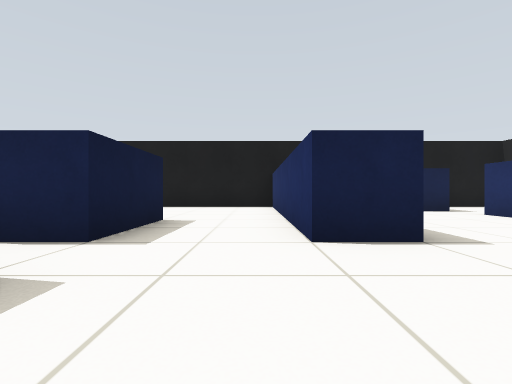
view 1 (above)

24 first-person views from a walk through a world built for the Gazebo simulator. The camera is 0.45 m above the floor, looks level and sees 85° across. The floor is counted in squares, 1 m on a side. Each view is taken from the middle of a square. On the plan, view 1 faces up. The plan holds only what a view shows up to about 9 squares ahead; the rest is blank.

view 2
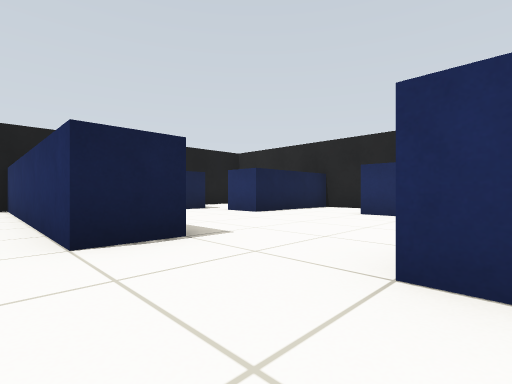

view 3
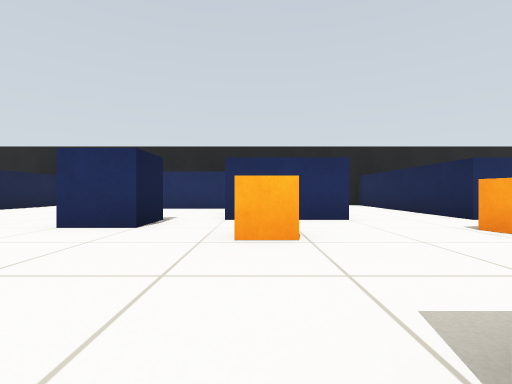

view 4
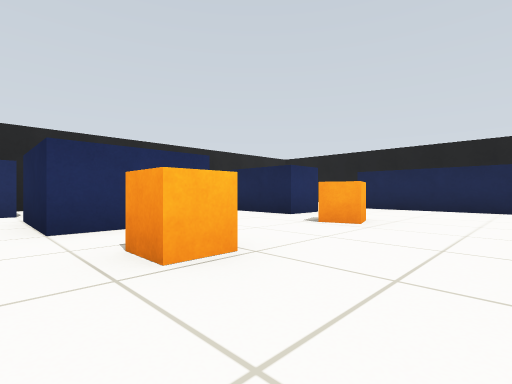

view 5
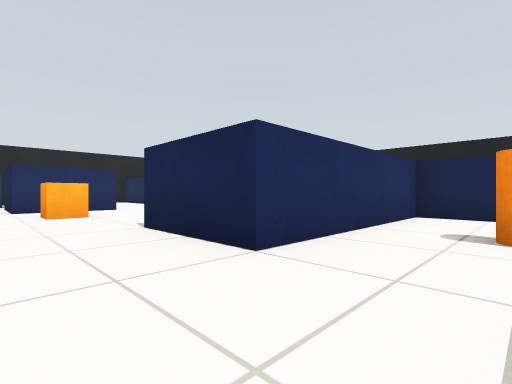

view 6
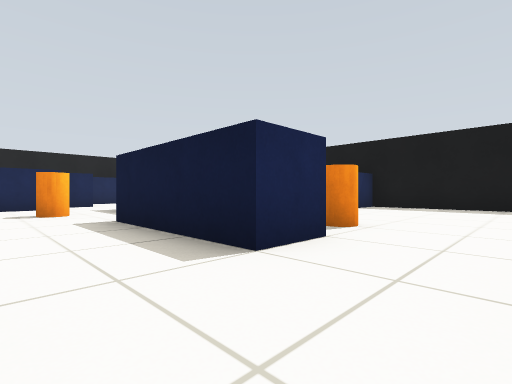

view 7
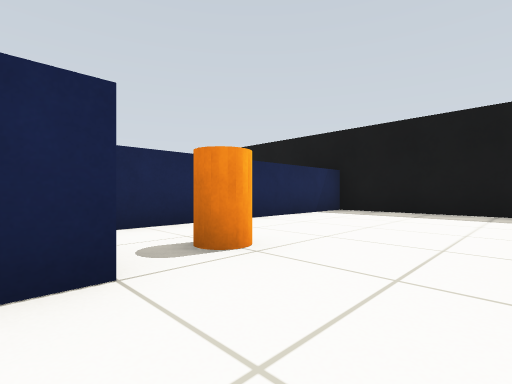

view 8
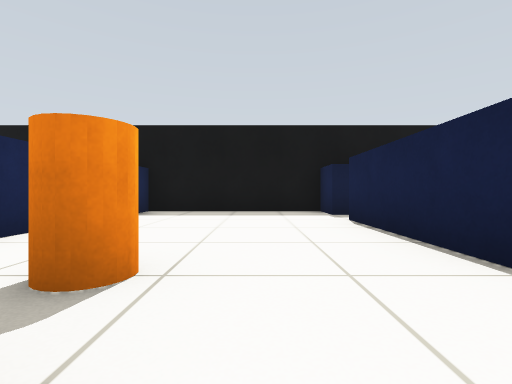

view 9
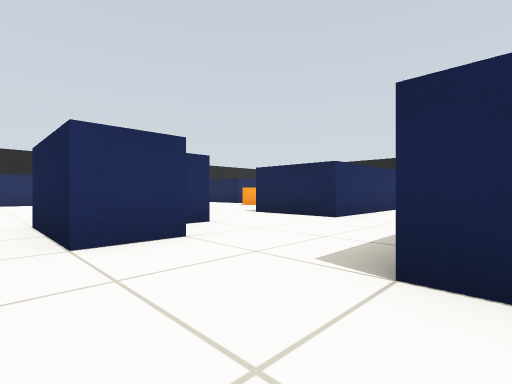

view 10
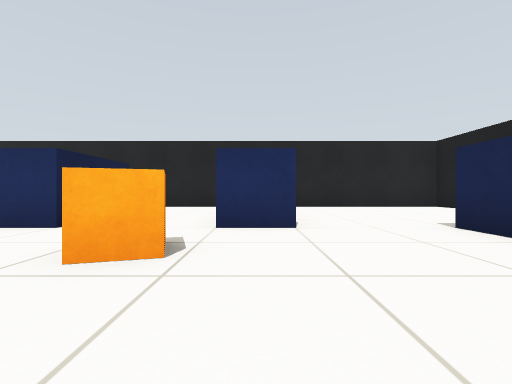

view 11
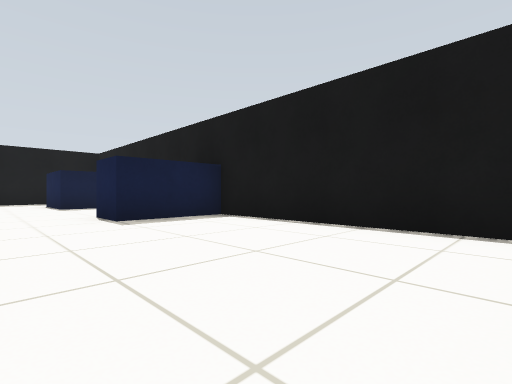

view 12
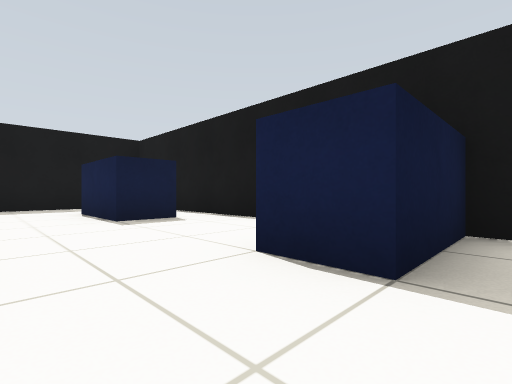

view 13
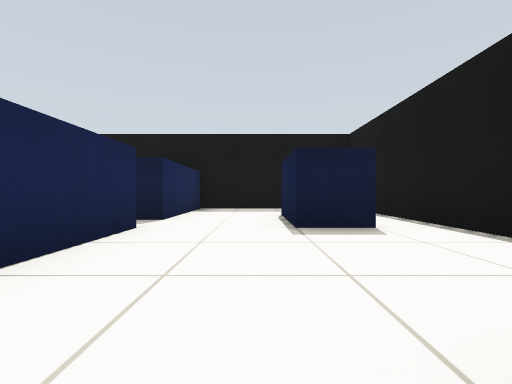

view 14
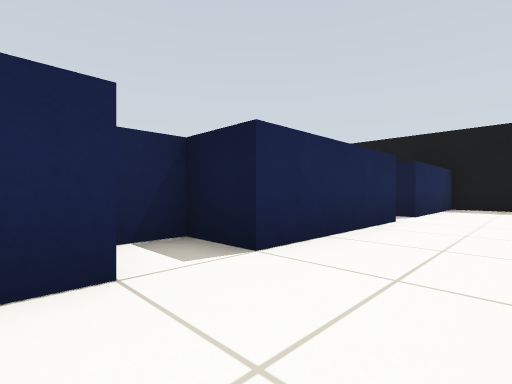

view 15
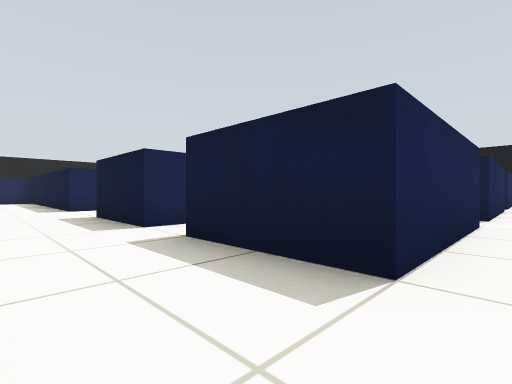

view 16
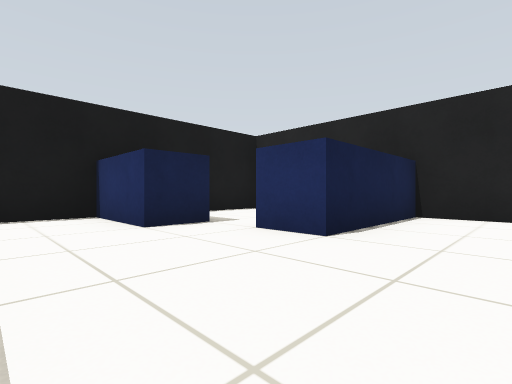

view 17
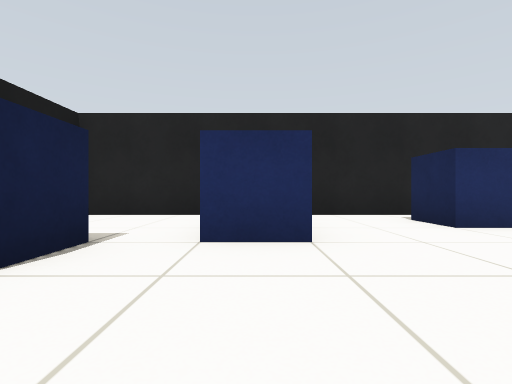

view 18
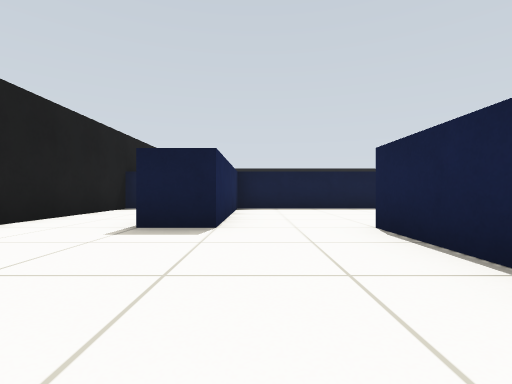

view 19
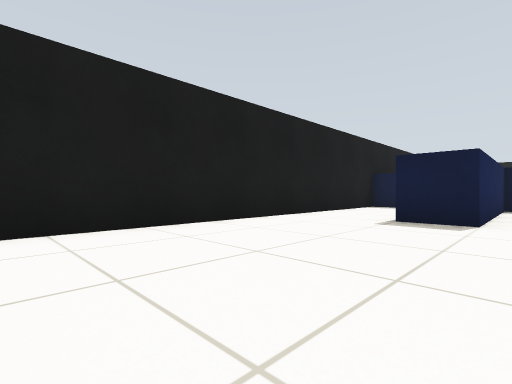

view 20
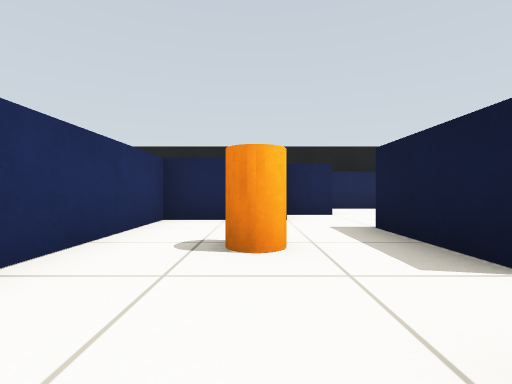

view 21
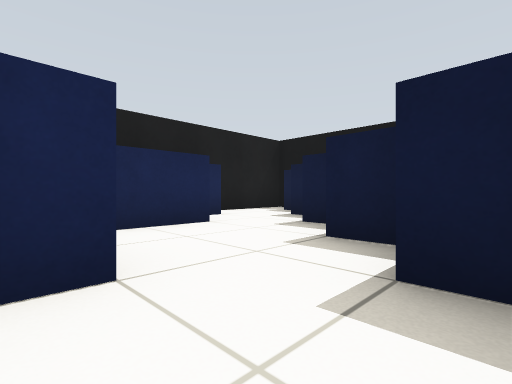

view 22
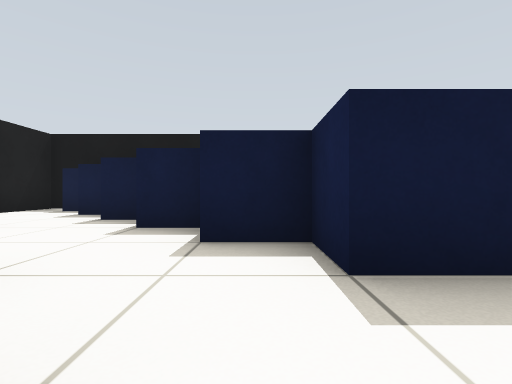

view 23
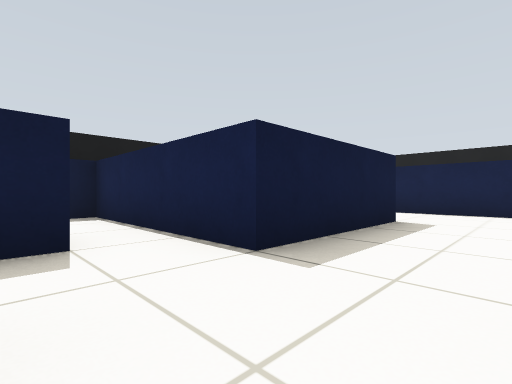

view 24
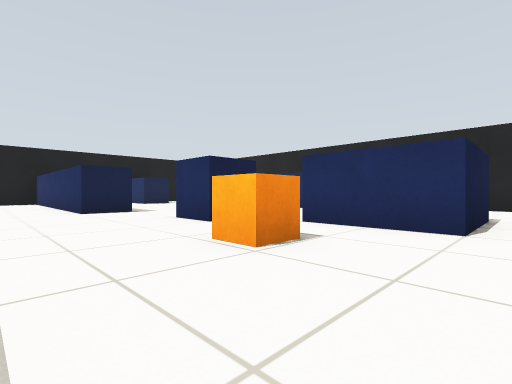

### Floor plan
Points are (right, up) in squares from view 1. A wall is a line through its corners. A room is listed if a view was taken in it or the views show most of it. See-through windows are left out.
Room 1 (views 1, 2, 3, 4, 5, 6, 7, 8, 9, 10, 16, 17, 20, 21, 22, 23, 24)
walls: (-2.5, -0.5) (-2.5, 0); (-3.5, 0.5) (-3.5, 1.5) (-1.5, 1.5) (-1.5, -0.5); (-6.5, -3.5) (-6.5, -5.5) (-7.5, -5.5) (-7.5, -6.5); (2.5, -3.5) (2.5, -1.5) (4.4, -1.5); (2.5, -0.5) (1.5, -0.5) (1.5, 0.5); (-4.2, 2.5) (-6.2, 2.5); (-6.5, 0.5) (-5.5, 0.5) (-5.5, -2.5) (-9.5, -2.5) (-9.5, -3); (-5.1, -6.5) (-3.5, -6.5) (-3.5, -2.5) (-1.5, -2.5) (-1.5, -8.5) (1.5, -8.5); (1.5, 2.5) (0.5, 2.5) (0.5, 4.5); (2.5, -6.5) (2.5, -5.5); (-1.5, 4.5) (-1.5, 2.5) (-2.4, 2.5); (-6.6, -7.5) (-5.5, -7.5); (5.5, -0.5) (5.5, 2.5); (-8.5, -6.6) (-8.5, -7.5); (-9.5, -7.9) (-9.5, -8.5); (-8.5, -9.5) (-7, -9.5); (5.5, 4.5) (4.5, 4.5) (4.5, 5.5); (4.6, 6.5) (3.5, 6.5) (3.5, 8.5) (2.1, 8.5); (-10.5, -9) (-10.5, -9.5); (-12.6, -11.5) (-10.2, -11.5)
ways out: opening at (-0.5, 3.5) to room 2; opening at (2.5, -7.5) to room 3; opening at (-6, 1.5) to room 4; opening at (3.5, -4.5) to room 5; opening at (5, -1) to room 5; opening at (4, 6) to room 6; opening at (6, 3.5)
objects: barrel (-5, -4); crate (1, -5); crate (1, -2)
Room 2 (views 11, 12, 13, 14, 15)
walls: (-4.6, 4.5) (-1.5, 4.5); (-8.5, 4.5) (-5.5, 4.5) (-5.5, 3.5) (-4.8, 3.5); (-7.5, 8.5) (-10.9, 8.5); (-8.5, 7.6) (-8.5, 6.5) (-10.5, 6.5); (-12.5, 7) (-12.5, 4.5) (-9.5, 4.5) (-9.5, 4); (0.5, 4.5) (0.5, 8.5) (-4.5, 8.5) (-4.5, 6.5) (-5.5, 6.5)
ways out: opening at (-0.5, 3.5) to room 1; opening at (-11.5, 7); opening at (-9.5, 8)
Room 3 (views 18, 19)
walls: (4.4, -6.5) (2.5, -6.5); (1.5, -8.5) (2.5, -8.5) (2.5, -9.5); (-1.5, -10.8) (-1.5, -11.5) (7.5, -11.5) (7.5, -7.1)
ways out: opening at (2.5, -7.5) to room 1
Room 4 (no view inside)
walls: (-7.6, 2.5) (-10.5, 2.5); (-11.5, 2.5) (-12.5, 2.5) (-12.5, -1.5) (-7.1, -1.5)
ways out: opening at (-6, 1.5) to room 1
objects: barrel (-7, 0)
Room 5 (no view inside)
walls: (4.5, -3.5) (2.5, -3.5); (5.5, -1.5) (5.5, -0.5); (7.5, -4.9) (7.5, -1.6); (2.5, -5.5) (7, -5.5)
ways out: opening at (3.5, -4.5) to room 1; opening at (5, -1) to room 1
Room 6 (no view inside)
walls: (7.5, 6) (7.5, 8.5) (5.9, 8.5)
ways out: opening at (4, 6) to room 1

Positions as (right, up) in squares from view 1, and headings:
1: (0, 0), facing up
2: (0, 0), facing up-right
3: (-2, -2), facing right
4: (-1, -1), facing down-right
5: (-5, -1), facing down-right
6: (-4, 2), facing down-left
7: (-6, 2), facing down-left
8: (-6, 1), facing left
9: (-6, 2), facing down-right
10: (-1, -6), facing right
11: (0, 5), facing up-left
12: (-4, 5), facing up-left
13: (-5, 6), facing left
14: (-4, 6), facing down-left
15: (0, 5), facing down-left
16: (2, 3), facing up-right
17: (2, 5), facing right
18: (6, -8), facing left
19: (7, -8), facing down-left
20: (-5, -2), facing down
21: (-6, -6), facing down-left
22: (-5, -6), facing left
23: (-4, -4), facing up-left
24: (-1, -4), facing up-right
